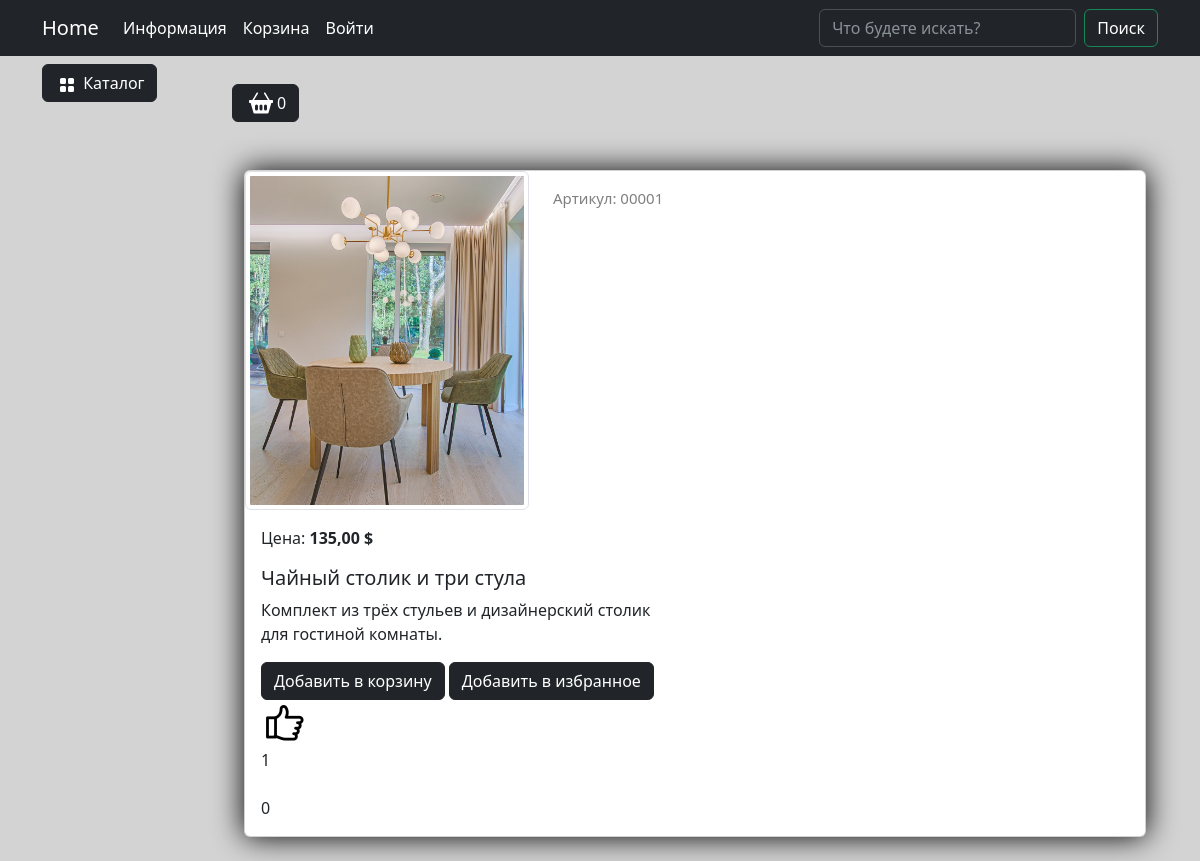
Screenshot of /catalog/product/chajnyj-stolik-i-tri-stula/ with the database file from the repository.
### goods/models.py (models this page shows, shortened)
class Products(models.Model):
    name = models.CharField(max_length=150, unique=True)
    slug = models.SlugField(max_length=150, unique=True, blank=True, null=True, verbose_name='URL')
    description = models.TextField(blank=True, null=True)
    image = models.ImageField(upload_to='goods_images', null=True)
    price = models.DecimalField(default=0.00, max_digits=7, decimal_places=2)
    discount = models.DecimalField(default=0.00, max_digits=7, decimal_places=2)
    quantity = models.PositiveIntegerField(default=0)
    category = models.ForeignKey(to=Categories, on_delete=models.CASCADE)
    likes = models.SmallIntegerField(default=0)
    is_liked = models.BooleanField(default=False)
    dislikes = models.SmallIntegerField(default=0)
    is_disliked = models.BooleanField(default=0)
    is_little = models.BooleanField(default=False)
    class Meta:
        verbose_name = 'Продукт'
        verbose_name_plural = 'Продукты'
        ordering = ('id', )
    def display_id(self):
        return f'{self.id:05}'
    def sell_price(self):
        if self.discount:
            return round(self.price - self.price*self.discount/100, 2)
        elif self.is_liked:
            return round(self.price - self.price*self.discount/100 - self.price / 100 * 10, 2)
        else:
            return self.price

### goods/views.py (the view)
# urls.py: path('product/<slug:product_slug>/', product, name='product'),
def product(request, product_slug):
    product = Products.objects.get(slug=product_slug)
    if product.quantity < 10:
        product.is_little = True
        product.save()
    context = {
        'product': product
    }
    return render(request, 'goods/product.html', context)

### carts/models.py (called while the page is built)
    def total_quantity(self):
        if self:
            return sum(cart.quantity for cart in self)
        return 0

### carts/templatetags/carts_tags.py (called while the page is built)
@register.simple_tag()
def user_carts(request):
    return get_user_carts(request)

@register.simple_tag()
def user_chosens(request):
    return get_user_chosens(request)

### carts/utils.py (called while the page is built)
def get_user_carts(request):
    if request.user.is_authenticated:
        return Cart.objects.filter(user=request.user)
    if not request.session.session_key:
        request.session.create()
    return Cart.objects.filter(session_key=request.session.session_key)

def get_user_chosens(request):
    if request.user.is_authenticated:
        return Chosens.objects.filter(user=request.user)
    if not request.session.session_key:
        request.session.create()
    return Chosens.objects.filter(session_key=request.session.session_key)

### goods/templatetags/goodstags.py (called while the page is built)
@register.simple_tag()
def tag_categories():
    return Categories.objects.all()

### goods/templates/goods/product.html (shortened to what this page needs)
{% extends 'base.html' %}
{% load static %}
{% block content %}
{% include 'includes/cart_button.html' %}
<div class="container mt-5" id="like-items-container">
    <div class="card mb-4 custom-shadow">
        <div class="row">
            <div class="col-md-4">
                <img src="{{product.image.url}}"
                    class="img-thumbnail" data-bs-toggle="modal" data-bs-target="#imageModal1">
            </div>
            <div class="col-md-4 ">
                <p class="product_id mt-3">Артикул: {{product.display_id}}</p>
            </div>
        </div>
        <div class="card-body">
            <p class="card-text">Цена: <strong>{{product.sell_price}} $</strong></p>
            <h5 class="card-title">{{product.name}}</h5>
            <p style="max-width: 400px;" class="card-text">{{product.description}}</p>
            {% if product.quantity > 0 %}
            <a href="{% url 'carts:cart_add' %}" class="btn btn-dark add-to-cart" data-product-id="{{product.id}}">
            Добавить в корзину</a>
            <a href="{% url 'carts:chosens_add' %}" class="btn btn-dark add-to-chosen" data-product-id="{{product.id}}">
            Добавить в избранное</a>
            {% else %}
            <h2>Товара нет в наличии</h2>
            {% endif %}
            <div class="feedback">
                <a {% if product.is_liked == False %}href="{% url 'goods:like' product.id %}"{% else %}href="{% url 'goods:remove_like' product.id %}"{% endif %} class="likes add_like"><img src="{% static 'deps\images\2849826_finger_interaction_hand_like_multimedia_icon(1).png' %}" alt=""></a>
                <div id="likes-count" class="likes">{{ product.likes }}</div>
                <div class="likes">{{ product.dislikes }}</div>
            </div>
        </div>
    </div>
</div>
{% endblock %}

### static/deps/css/my_css.css (style rules this page uses)
body { background-color: lightgrey; }
html { behavior: smooth; }
.custom-shadow { box-shadow: 0px 0px 30px 0px #000000; }
.product_id { color: gray; font-size: 15px; }

### rows the page displays
Products: image (picture), display_id "00001", sell_price "135,00", name "Чайный столик и три стула", description "Комплект из трёх стульев и дизайнерский столик для гостиной комнаты.", likes "1", dislikes "0"

### other values shown
{{ carts.total_quantity }} "0"
